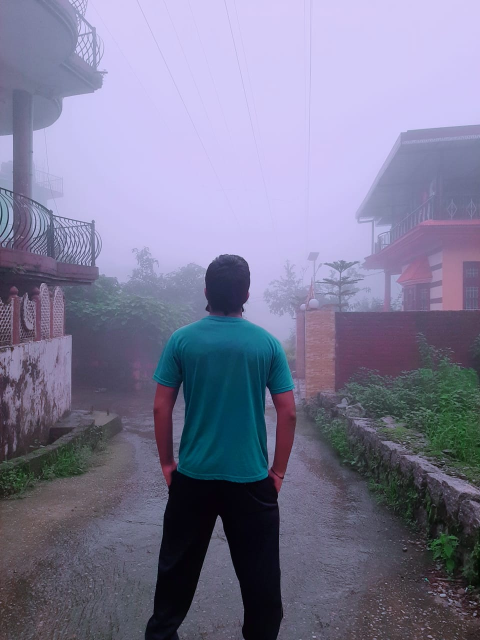
#> input picture c121/me.jpeg, 960 x 1280 px, given in place of the camera (shown at 1/2 size)
$ python blackScreen.py
#> lines starting #> are read from the running program, lines starting #| are printed output that depends on the picture; after the words box and inside, x2 and y2 are one past the last pixel; in counts of white or black regions, pixels touching at a corner belong together
import cv2
import numpy as np

video = cv2.VideoCapture(0)
background = np.zeros((480, 640, 3), dtype=np.uint8)

while True:
    ret, frame = video.read()
#> frame is the input picture: shape (1280, 960, 3); mean B, G, R 148.4, 121.7, 123.1
    if not ret:
        break

    frame = cv2.resize(frame, (640, 480))
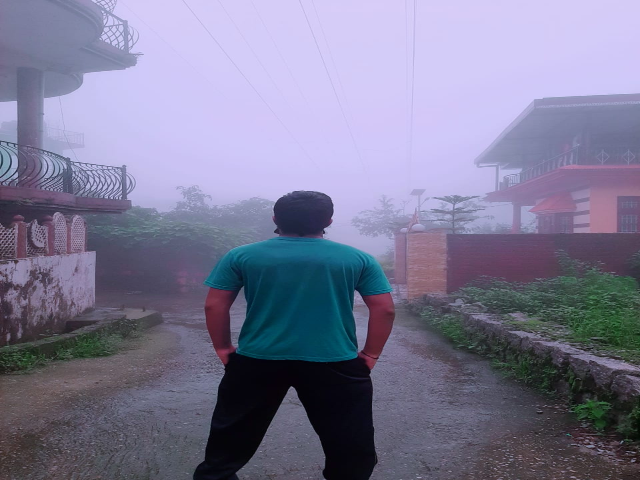
#> frame: shape (480, 640, 3); mean B, G, R 148.4, 121.6, 123
    lower_black = np.array([30, 30, 0])
    upper_black = np.array([104, 153, 70])
    mask = cv2.inRange(frame, lower_black, upper_black)
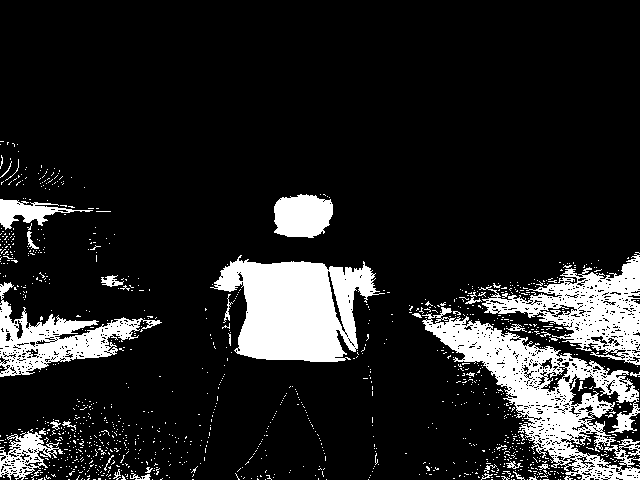
#> mask: shape (480, 640); 14.3% white; 1191 white regions (1158 under 20 px), largest, box (x1, y1, x2, y2) and area: (422, 307, 640, 480) 11974, (210, 255, 385, 362) 11510, (479, 254, 640, 365) 6879

    foreground = cv2.bitwise_and(frame, frame, mask=mask)
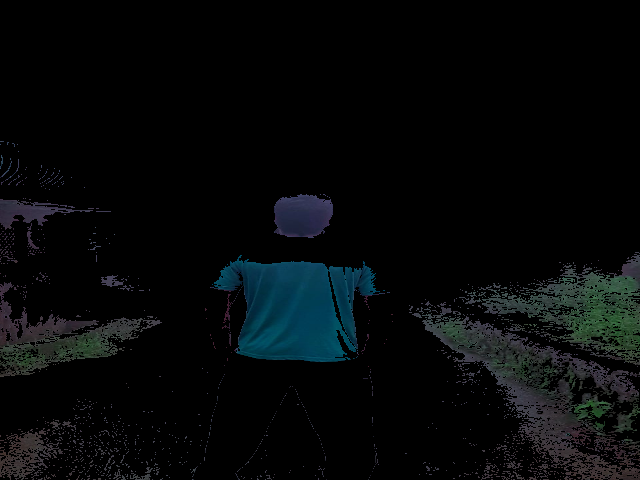
#> foreground: shape (480, 640, 3); mean B, G, R 9.4, 8.5, 5.8
    result = frame - foreground
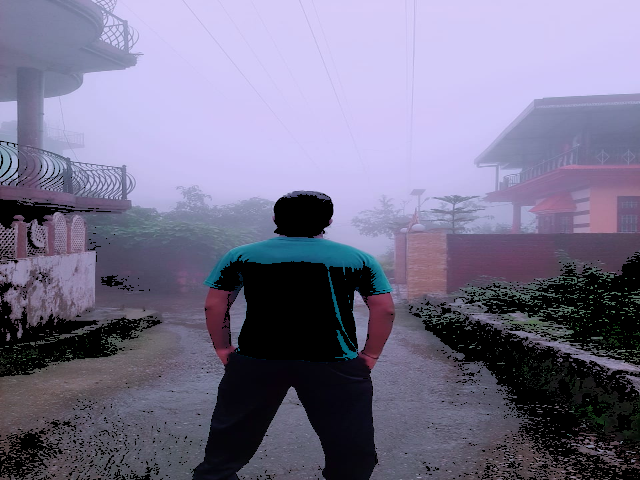
#> result: shape (480, 640, 3); mean B, G, R 139, 113.2, 117.2
    result = np.where(result == 0, background, result)

    cv2.imshow("video", frame)
    cv2.imshow("mask", result)

    if cv2.waitKey(1) & 0xFF == ord("q"):
#> (key q is pressed here)
        break

video.release()
cv2.destroyAllWindows()
